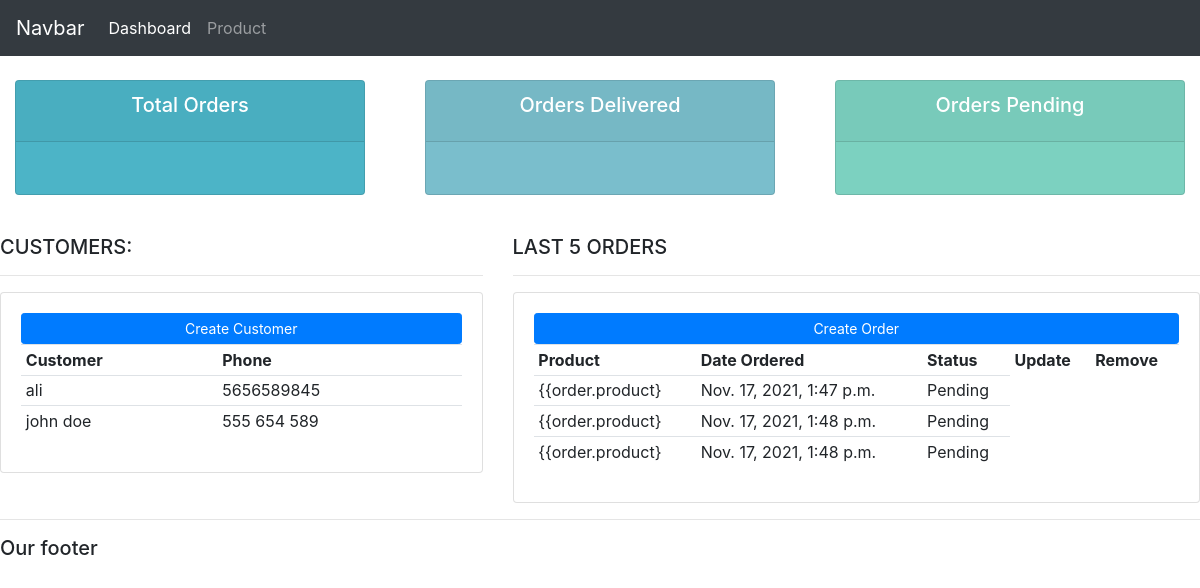
The page / on the database its author committed.
### accounts/models.py (models this page shows, shortened)
class Customer(models.Model):
    name = models.CharField(max_length=200, null=True)
    phone = models.CharField(max_length=200, null=True)
    email = models.CharField(max_length=200, null=True)
    date_created = models.DateTimeField(auto_now_add=True, null=True)

class Order(models.Model):
    STATUS = (
        ('Pending', 'Pending'),
        ('Out for delivery', 'out for delivery'),
        ('Delivered', 'Delivered'),
    )
    custome = models.ForeignKey(Customer, null=True, on_delete=models.SET_NULL)
    product = models.ForeignKey(Product, null=True, on_delete=models.SET_NULL)
    date_created = models.DateTimeField(auto_now_add=True, null=True)
    status = models.CharField(max_length=200, null=True, choices=STATUS)

### accounts/views.py (the view)
# urls.py: path('', views.home),
def home(request):
    orders = Order.objects.all()
    customers = Customer.objects.all()
    context = {
        'orders': orders,
        'customers':customers,
    }
    return render(request, 'accounts/dashboard.html', context)

### accounts/templates/accounts/dashboard.html
{%  extends 'accounts/main.html' %}
{% block content %}
{% include   'accounts/status.html' %}
<br>
<div class="row">
	<div class="col-md-5">
		<h5>CUSTOMERS:</h5>
		<hr>
		<div class="card card-body">
			<a class="btn btn-primary  btn-sm btn-block" href="">Create Customer</a>
			<table class="table table-sm">
				<tr>
					<th>Customer</th>
					<th>Phone</th>
				</tr>
				{% for customer in customers %}
					<tr>
						<td>{{customer.name}}</td>
						<td>{{customer.phone}}</td>
					</tr>
				{% endfor %}
			</table>
		</div>
	</div>
	<div class="col-md-7">
		<h5>LAST 5 ORDERS</h5>
		<hr>
		<div class="card card-body">
			<a class="btn btn-primary  btn-sm btn-block" href="">Create Order</a>
			<table class="table table-sm">
				<tr>
					<th>Product</th>
					<th>Date Ordered</th>
					<th>Status</th>
					<th>Update</th>
					<th>Remove</th>
				</tr>
				{% for order in orders %}
					<tr>
						<td>{{order.product}</td>
						<td>{{order.date_created}}</td>
						<td>{{order.status}}</td>
					</tr>
				{% endfor %}
			</table>
		</div>
	</div>
</div>
{% endblock %}

### accounts/templates/accounts/main.html (shortened to what this page needs)
{% load static%}
<html lang="en">
<head>
    <link rel="stylesheet" href="https://stackpath.bootstrapcdn.com/bootstrap/4.4.1/css/bootstrap.min.css">
    <link rel="stylesheet" type="text/css" href="{% static '/css/main.css' %}">
</head>
<body>
    {% include   'accounts/navbar.html' %}
    {% block content %}
    {% endblock %}
    <hr>
    <h5>Our footer</h5>
</body>
</html>

### accounts/templates/accounts/navbar.html (shortened to what this page needs)
<nav class="navbar navbar-expand-lg navbar-dark bg-dark">
    <a class="navbar-brand" href="#">Navbar</a>
    <div class="collapse navbar-collapse" id="navbarNav">
      <ul class="navbar-nav">
        <li class="nav-item active">
          <a class="nav-link" href="#">Dashboard</a>
        </li>
        <li class="nav-item">
          <a class="nav-link" href="#">Product</a>
        </li>
      </ul>
    </div>
  </nav>

### accounts/templates/accounts/status.html (shortened to what this page needs)
<br>
<div class="row">
	<div class="col">
		<div class="col-md">
			<div class="card text-center text-white  mb-3" id="total-orders">
			  	<div class="card-header">
			  		<h5 class="card-title">Total Orders</h5>
			  	</div>
			  	<div class="card-body">
			  	</div>
			</div>
		</div>
	</div>
	<div class="col">
		<div class="col-md">
			<div class="card text-center text-white  mb-3" id="orders-delivered">
			  	<div class="card-header">
			  		<h5 class="card-title">Orders Delivered</h5>
			  	</div>
			  	<div class="card-body">
			  	</div>
			</div>
		</div>
	</div>
	<div class="col">
		<div class="col-md">
			<div class="card text-center text-white  mb-3" id="orders-pending">
			  	<div class="card-header">
			  		<h5 class="card-title">Orders Pending</h5>
			  	</div>
			  	<div class="card-body">
			  	</div>
			</div>
		</div>
	</div>
</div>

### static/css/main.css (style rules this page uses)
#total-orders { background-color: #4cb4c7; }
#orders-delivered { background-color: #7abecc; }
#orders-pending { background-color: #7CD1C0; }

### rows shown on the page
Customer: name "ali", phone "5656589845"
Customer: name "john doe", phone "555 654 589"
Order: date_created "Nov. 17, 2021, 1:47 p.m.", status "Pending"
Order: date_created "Nov. 17, 2021, 1:48 p.m.", status "Pending"
Order: date_created "Nov. 17, 2021, 1:48 p.m.", status "Pending"
